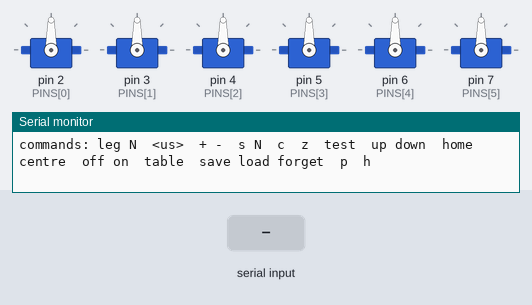
Bench run of a sketch on a simulated Arduino Uno, built with avr-gcc and run on an emulated ATmega328P. On the bench: 6 × servo, the last lines printed to the serial monitor. The test bench sets the inputs (shaded band).

Above: at 2.7 s.
2.8 s: "test\n" received over Serial
At 3.2 s:
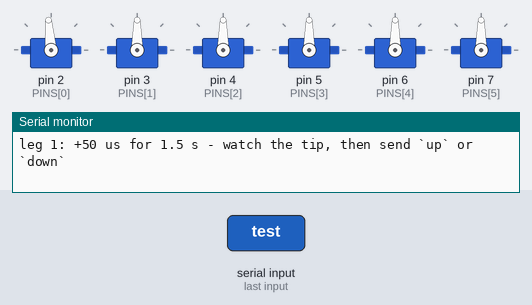
5.8 s: "-\n" received over Serial
At 6.6 s:
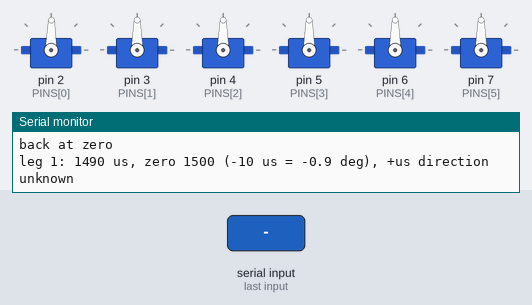
Timing chart, 0 to 8.8 s (numbered marks = the images above; inputs shaded):
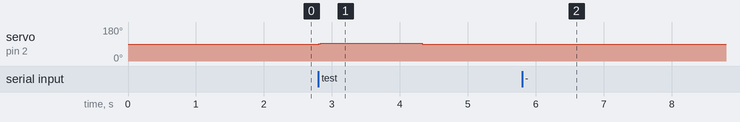

The sketch:

servo_cal.ino
```cpp
// Six-servo calibration: find each leg's zero (arm level) and its direction.
//
// Wiring (STATUS.md, wiring diagram)
//   leg 1..6 signal (orange) -> D2..D7
//   servo +V (red)           -> 4x AA +.  NOT the Arduino 5V / USB.
//   servo GND (brown)        -> 4x AA -  AND  Arduino GND (common ground)
//
// Serial Monitor: 115200 baud.  Any line ending works.
//
// The zeros live in EEPROM, so they survive a reset - and opening the Serial
// Monitor resets an Uno.  Send `save` after calibrating.
//
// Commands (act on the selected leg unless noted)
//   leg 3         select leg 3 (1-6)
//   1520          go to 1520 us
//   + / -         move by the step size (repeat by sending again)
//   s 1           set step size to 1 us
//   c             centre (1500 us)
//   z             zero = current position (the arm is level here)
//   test          go to zero + 50 us for 1.5 s, then back: watch the tip
//   up / down     record what `test` did: +us raised / lowered the tip
//   home          all legs to their zeros
//   centre        all legs to 1500 us
//   off / on      stop driving all legs (limp) / drive them again
//   off 6         stop driving leg 6 only (`on` brings it back)
//   table         print the calibration, and the lines for the PC side
//   save / load   write / re-read the calibration in EEPROM
//   forget        reset the calibration to 1500, direction unknown
//   p             status
//   h             this help
//
// Procedure, per leg, arms on and NO rods:
//   1. `leg N`, `c`.  Fit the arm at the spline tooth nearest level and
//      pointing at the base-plate centre.
//   2. `s 1`, then `+` / `-` until the rod-end hole is 30.0 mm above the
//      plate (arm level).  `z`.
//   3. `test`, watch the tip, then `up` or `down`.
// When all six are done: `save`, `table`, and copy the table into STATUS.md.
//
// Every move ramps at RAMP_US per RAMP_MS (~140 deg/s), so no command makes
// all six servos jump at once.

#include <Servo.h>
#include <EEPROM.h>

const int N_LEGS = 6;
const int PINS[N_LEGS] = {2, 3, 4, 5, 6, 7};  // leg 1 on D2 ... leg 6 on D7
const int US_MIN = 550, US_MAX = 2460;        // common working limits (STATUS.md)
const int CENTRE = 1500;
const int TEST_US = 50;
const float DEG_PER_US = 0.087;               // servo 1, bench test 2026-09-16

const int RAMP_US = 8;                        // max step per tick, per leg
const unsigned long RAMP_MS = 5;

const uint16_t MAGIC = 0xCA11;
struct Cal {
  uint16_t magic;
  int16_t zero[N_LEGS];
  int8_t sign[N_LEGS];                        // +1: +us raises the tip; -1: lowers; 0: unknown
};

Servo servos[N_LEGS];
Cal cal;
int pos[N_LEGS];                              // what is being written now
int target[N_LEGS];                           // where each leg is ramping to
bool driving = false;
int sel = 0;                                  // selected leg, 0-indexed
int stepUs = 10;
unsigned long rampLast = 0;

// test state: go to zero + TEST_US, hold, come back
bool testing = false;
int testLeg = 0;
unsigned long testStart = 0;

char line[48];
int lineLen = 0;
unsigned long lastCharMs = 0;

void forget() {
  cal.magic = MAGIC;
  for (int i = 0; i < N_LEGS; i++) {
    cal.zero[i] = CENTRE;
    cal.sign[i] = 0;
  }
}

bool load() {
  Cal c;
  EEPROM.get(0, c);
  if (c.magic != MAGIC) return false;
  for (int i = 0; i < N_LEGS; i++) {
    if (c.zero[i] < US_MIN || c.zero[i] > US_MAX || c.sign[i] < -1 || c.sign[i] > 1)
      return false;
  }
  cal = c;
  return true;
}

void setTarget(int leg, int us) {
  if (us < US_MIN || us > US_MAX) {
    Serial.print(F("refused: "));
    Serial.print(us);
    Serial.print(F(" us is outside "));
    Serial.print(US_MIN);
    Serial.print('-');
    Serial.println(US_MAX);
    return;
  }
  target[leg] = us;
}

// Attach one leg at a time, so the six don't all start together.
void driveAll() {
  for (int i = 0; i < N_LEGS; i++) {
    if (!servos[i].attached()) {
      servos[i].attach(PINS[i], 500, 2500);
      servos[i].writeMicroseconds(pos[i]);
      delay(250);
    }
  }
  driving = true;
}

void stopAll() {
  for (int i = 0; i < N_LEGS; i++) servos[i].detach();
  driving = false;
  testing = false;
}

void ramp() {
  if (millis() - rampLast < RAMP_MS) return;
  rampLast = millis();
  for (int i = 0; i < N_LEGS; i++) {
    int e = target[i] - pos[i];
    if (e == 0) continue;
    pos[i] += constrain(e, -RAMP_US, RAMP_US);
    if (driving) servos[i].writeMicroseconds(pos[i]);
  }
}

void printLeg(int i) {
  Serial.print(F("leg "));
  Serial.print(i + 1);
  Serial.print(F(": "));
  Serial.print(target[i]);
  Serial.print(F(" us, zero "));
  Serial.print(cal.zero[i]);
  int off = target[i] - cal.zero[i];
  Serial.print(F(" ("));
  if (off >= 0) Serial.print('+');
  Serial.print(off);
  Serial.print(F(" us = "));
  if (off >= 0) Serial.print('+');
  Serial.print(off * DEG_PER_US, 1);
  Serial.print(F(" deg)"));
  Serial.print(F(", +us "));
  if (cal.sign[i] > 0) Serial.println(F("raises the tip"));
  else if (cal.sign[i] < 0) Serial.println(F("lowers the tip"));
  else Serial.println(F("direction unknown"));
}

void printStatus() {
  Serial.print(F("selected leg "));
  Serial.print(sel + 1);
  Serial.print(F(" (D"));
  Serial.print(PINS[sel]);
  Serial.print(F("), step "));
  Serial.print(stepUs);
  Serial.println(driving ? F(" us, driving") : F(" us, limp (send `on`)"));
  for (int i = 0; i < N_LEGS; i++) {
    Serial.print(i == sel ? F("> ") : F("  "));
    if (!servos[i].attached()) Serial.print(F("[limp] "));
    printLeg(i);
  }
}

void printTable() {
  Serial.println(F("| servo | zero us (arm level) | +us raises tip? |"));
  Serial.println(F("|---|---|---|"));
  for (int i = 0; i < N_LEGS; i++) {
    Serial.print(F("| "));
    Serial.print(i + 1);
    Serial.print(F(" | "));
    Serial.print(cal.zero[i]);
    Serial.print(F(" | "));
    Serial.print(cal.sign[i] > 0 ? F("yes") : cal.sign[i] < 0 ? F("no") : F("?"));
    Serial.println(F(" |"));
  }
  Serial.println();
  Serial.print(F("ZERO_US = ["));
  for (int i = 0; i < N_LEGS; i++) {
    if (i) Serial.print(F(", "));
    Serial.print(cal.zero[i]);
  }
  Serial.println(']');
  Serial.print(F("SIGN = ["));   // +1: +us raises the tip, i.e. +alpha
  for (int i = 0; i < N_LEGS; i++) {
    if (i) Serial.print(F(", "));
    if (cal.sign[i] > 0) Serial.print('+');
    Serial.print(cal.sign[i]);
  }
  Serial.println(']');
  for (int i = 0; i < N_LEGS; i++) {
    if (cal.sign[i] == 0) {
      Serial.println(F("note: some legs have no direction yet (`test`, then `up` / `down`)"));
      break;
    }
  }
}

void printHelp() {
  Serial.println(F("commands: leg N  <us>  + -  s N  c  z  test  up down  home  centre  off on  table  save load forget  p  h"));
}

void handle(char *cmd) {
  while (*cmd == ' ') cmd++;
  if (*cmd == '\0') return;

  int n;
  if (isdigit(cmd[0])) {
    setTarget(sel, atoi(cmd));
    printLeg(sel);
  } else if (sscanf(cmd, "leg %d", &n) == 1) {
    if (n < 1 || n > N_LEGS) {
      Serial.println(F("leg must be 1-6"));
      return;
    }
    sel = n - 1;
    printLeg(sel);
  } else if (strcmp(cmd, "+") == 0) {
    setTarget(sel, target[sel] + stepUs);
    printLeg(sel);
  } else if (strcmp(cmd, "-") == 0) {
    setTarget(sel, target[sel] - stepUs);
    printLeg(sel);
  } else if (sscanf(cmd, "s %d", &n) == 1) {
    if (n > 0) stepUs = n;
    printStatus();
  } else if (strcmp(cmd, "c") == 0) {
    setTarget(sel, CENTRE);
    printLeg(sel);
  } else if (strcmp(cmd, "z") == 0) {
    cal.zero[sel] = target[sel];
    Serial.print(F("zero set (not saved yet): "));
    printLeg(sel);
  } else if (strcmp(cmd, "test") == 0) {
    if (!driving) {
      Serial.println(F("limp: send `on` first"));
      return;
    }
    setTarget(sel, cal.zero[sel] + TEST_US);
    testing = true;
    testLeg = sel;
    testStart = millis();
    Serial.print(F("leg "));
    Serial.print(sel + 1);
    Serial.println(F(": +50 us for 1.5 s - watch the tip, then send `up` or `down`"));
  } else if (strcmp(cmd, "up") == 0) {
    cal.sign[sel] = 1;
    printLeg(sel);
  } else if (strcmp(cmd, "down") == 0) {
    cal.sign[sel] = -1;
    printLeg(sel);
  } else if (strcmp(cmd, "home") == 0) {
    for (int i = 0; i < N_LEGS; i++) setTarget(i, cal.zero[i]);
    Serial.println(F("all legs to their zeros"));
  } else if (strcmp(cmd, "centre") == 0 || strcmp(cmd, "center") == 0) {
    for (int i = 0; i < N_LEGS; i++) setTarget(i, CENTRE);
    Serial.println(F("all legs to 1500 us"));
  } else if (sscanf(cmd, "off %d", &n) == 1) {
    if (n < 1 || n > N_LEGS) {
      Serial.println(F("leg must be 1-6"));
      return;
    }
    servos[n - 1].detach();
    if (testing && testLeg == n - 1) testing = false;
    Serial.print(F("leg "));
    Serial.print(n);
    Serial.println(F(" limp"));
  } else if (strcmp(cmd, "off") == 0) {
    stopAll();
    Serial.println(F("all legs limp"));
  } else if (strcmp(cmd, "on") == 0) {
    driveAll();
    Serial.println(F("driving all legs"));
  } else if (strcmp(cmd, "table") == 0) {
    printTable();
  } else if (strcmp(cmd, "save") == 0) {
    cal.magic = MAGIC;
    EEPROM.put(0, cal);
    Serial.println(F("saved to EEPROM"));
  } else if (strcmp(cmd, "load") == 0) {
    Serial.println(load() ? F("loaded from EEPROM") : F("nothing valid in EEPROM; kept current values"));
    printStatus();
  } else if (strcmp(cmd, "forget") == 0) {
    forget();
    Serial.println(F("calibration reset to 1500 / unknown (EEPROM unchanged until `save`)"));
  } else if (strcmp(cmd, "p") == 0) {
    printStatus();
  } else if (strcmp(cmd, "h") == 0) {
    printHelp();
  } else {
    Serial.print(F("unknown: "));
    Serial.println(cmd);
    printHelp();
  }
}

void setup() {
  Serial.begin(115200);
  Serial.println(F("Six-servo calibration"));
  if (load()) {
    Serial.println(F("calibration loaded from EEPROM"));
  } else {
    forget();
    Serial.println(F("no saved calibration; zeros at 1500"));
  }
  for (int i = 0; i < N_LEGS; i++) pos[i] = target[i] = cal.zero[i];
  driveAll();  // each leg starts at its saved zero, one at a time
  printStatus();
  printHelp();
}

void loop() {
  while (Serial.available()) {
    char ch = Serial.read();
    if (ch == '\r') continue;
    if (ch == '\n') {
      line[lineLen] = '\0';
      handle(line);
      lineLen = 0;
    } else if (lineLen < (int)sizeof(line) - 1) {
      line[lineLen++] = ch;
    }
    lastCharMs = millis();
  }

  // Serial Monitor set to "No Line Ending": run the command once input goes quiet.
  if (lineLen > 0 && millis() - lastCharMs > 100) {
    line[lineLen] = '\0';
    handle(line);
    lineLen = 0;
  }

  if (testing && millis() - testStart > 1500) {
    testing = false;
    setTarget(testLeg, cal.zero[testLeg]);
    Serial.println(F("back at zero"));
  }

  ramp();
}
```

Measured:
- after the input at 2.8 s, servo on pin 2 (PINS[0]): 90° → 95° at once, → 90° 1.5 s later
- after the input at 5.8 s, servo on pin 2 (PINS[0]): 90° → 89° at once
